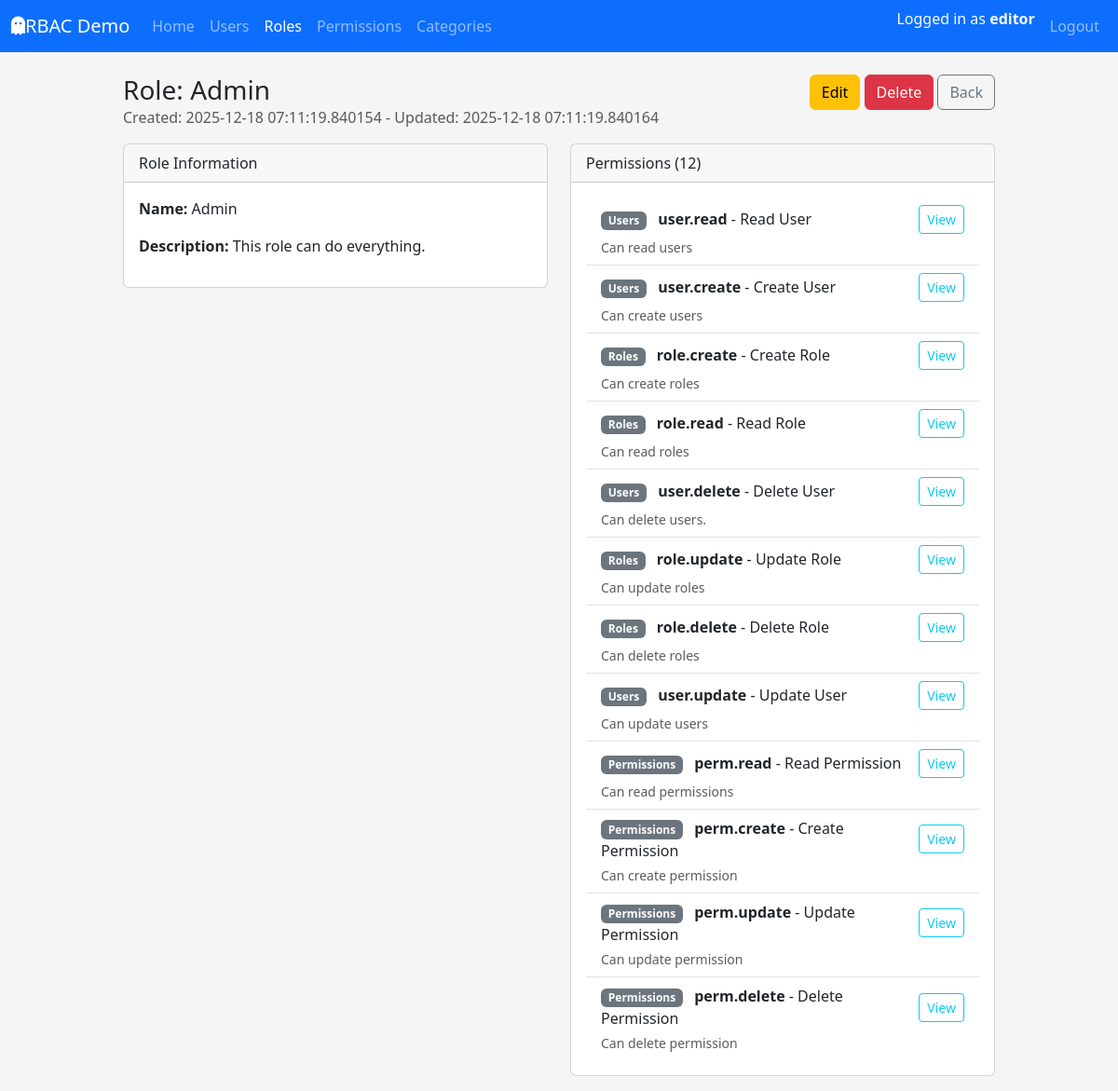
The page /roles/detail/2 (signed in) on the database as committed earlier.
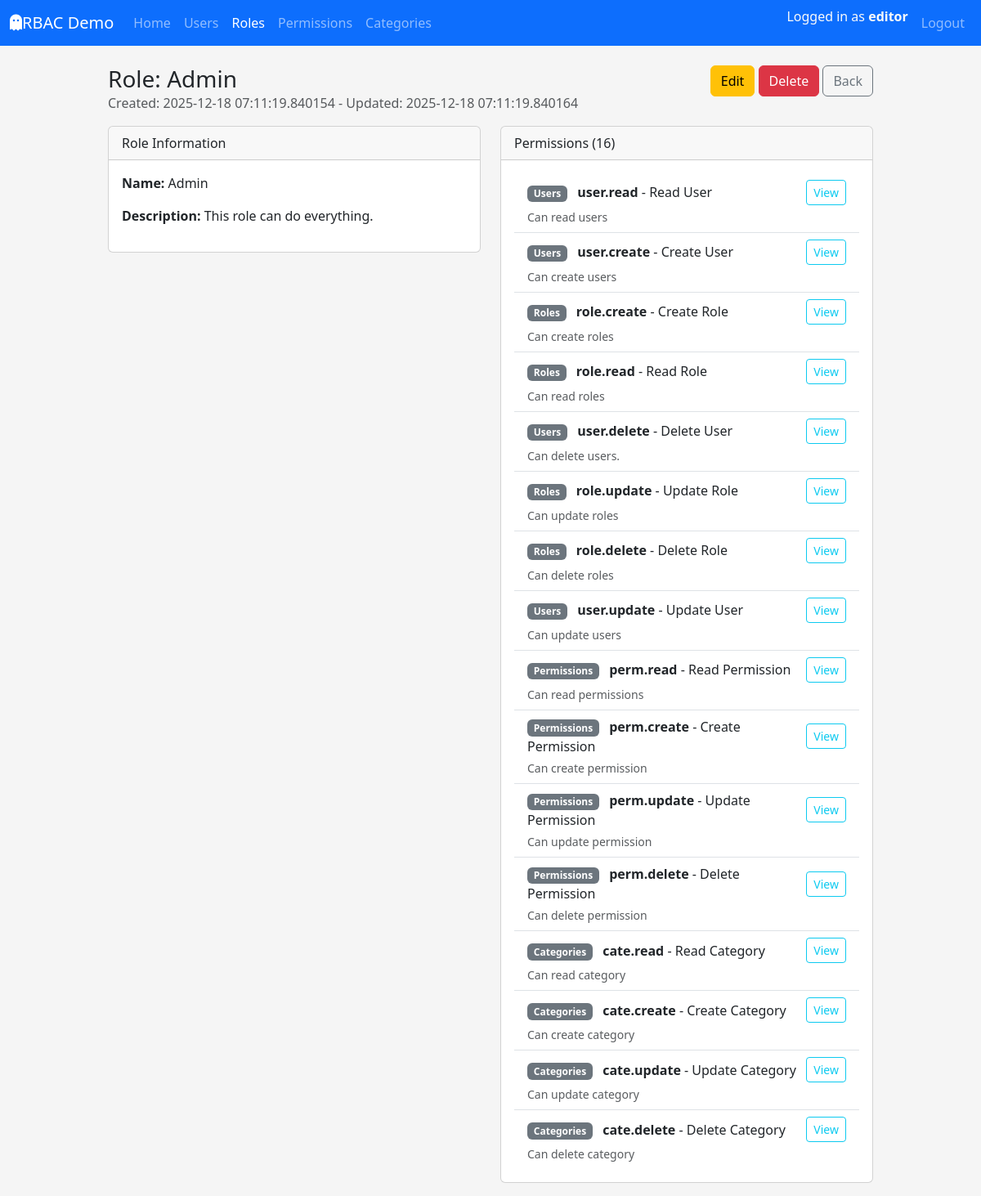
The same page on the database as committed later.
### app/models/permission.py (models this page shows, shortened)
class PermissionTable(db.Model):
    __tablename__ = "tbl_permissions"
    id = db.Column(db.Integer, primary_key=True)
    code = db.Column(db.String(64), unique=True, nullable=False, index=True)
    name = db.Column(db.String(120), nullable=False)
    description = db.Column(db.String(255))
    module = db.Column(db.String(80), nullable=False, default="General")
    created_at = db.Column(db.DateTime, default=datetime.utcnow, nullable=False)
    updated_at = db.Column(db.DateTime, default=datetime.utcnow,onupdate=datetime.utcnow, nullable=False)
    roles = db.relationship("RoleTable", secondary=tbl_role_permissions, back_populates="permissions")

### app/routes/roles_route.py (the view)
@role_bp.route('/detail/<int:role_id>', methods=['GET'])
@login_required
@permission_required(Perm.ROLE_READ)
def detail(role_id: int):
    role = RoleService.get_role_by_id(role_id)
    if role is None:
        abort(404)
    return render_template("roles/detail.html", role=role)

### app/models/user.py (called while the page is built)
    def get_permission_codes(self) -> set[str]:
        return {perm.code for role in self.roles for perm in role.permissions}

    def has_permission(self, permission_code: str) -> bool:
        return permission_code in self.get_permission_codes()

### app/services/role_service.py (called while the page is built)
    @staticmethod
    def get_role_by_id(role_id: int) -> Optional[RoleTable]:
        return RoleTable.query.get(role_id)

### app/templates/roles/detail.html (shortened to what this page needs)
{% extends "layouts/base.html" %}  {% block content %}
<div class="d-flex justify-content-between algin-items-center mb-3">
  <div>
    <h1 class="h3 mb-0">Role: {{ role.name }}</h1>
    <p class="text-muted mb-0">
      Created: {{ role.created_at }} - Updated: {{ role.updated_at }}
    </p>
  </div>
  <div class="text-end">
    <a
      href="{{ url_for('tbl_roles.edit', role_id=role.id) }}"
      class="btn btn-warning"
      >Edit</a
    >
    <a
      href="{{ url_for('tbl_roles.delete_confirm', role_id=role.id) }}"
      class="btn btn-danger"
      >Delete</a
    >
    <a href="{{ url_for('tbl_roles.index') }}" class="btn btn-outline-secondary"
      >Back</a
    >
  </div>
</div>
<div class="row">
  <div class="col-lg-6 mb-3">
    <div class="card">
      <div class="card-header">Role Information</div>
      <div class="card-body">
        <p><strong>Name:</strong> {{ role.name }}</p>
        <p><strong>Description:</strong> {{ role.description or "-"}}</p>
      </div>
    </div>
  </div>
  <div class="col-lg-6 mb-3">
    <div class="card">
      <div class="card-header">Permissions ({{ role.permissions|length }})</div>
      <div class="card-body">
        {% if role.permissions %}
        <ul class="list-group list-group-flush">
          {% for perm in role.permissions %}
          <li class="list-group-item">
            <div class="d-flex justify-content-between align-items-center">
              <div>
                <span class="badge bg-secondary me-2">{{ perm.module }}</span>
                <strong>{{ perm.code }}</strong> - {{ perm.name }}
              </div>
              <a
                href="{{ url_for('tbl_perms.detail', permission_id=perm.id) }}"
                class="btn btn-sm btn-outline-info"
                >View</a
              >
            </div>
            {% if perm.description %}
            <div class="small text-muted mt-1">{{ perm.description }}</div>
            {% endif %}
          </li>
          {% endfor %}
        </ul>
        {% else %}
        <p class="text-muted mb-0">This role has no permission yet.</p>
        {% endif %}
      </div>
    </div>
  </div>
</div>
{% endblock %}

Rows that differ between the two databases and show on the page:
added PermissionTable: module "Categories", code "cate.read", name "Read Category", description "Can read category"
added PermissionTable: module "Categories", code "cate.create", name "Create Category", description "Can create category"
added PermissionTable: module "Categories", code "cate.update", name "Update Category", description "Can update category"
added PermissionTable: module "Categories", code "cate.delete", name "Delete Category", description "Can delete category"
Other text that changed with them:
{{ role.permissions|length }}: "12" → "16"
